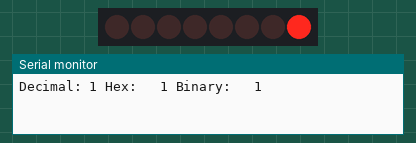
Bench run of a sketch on a simulated Arduino Uno, built with avr-gcc and run on an emulated ATmega328P. Parts: 8 shift-register outputs drawn as a row of LEDs (first output left, lit = HIGH), the last lines printed to the serial monitor. Wiring (inferred from the names in the program): shift register (74HC595): data pin 12; shift clock pin 9; latch pin 11. Wiring (inferred from the signals the program sends): row of LEDs: on Q0, Q1, Q2, Q3, Q4, Q5, Q6, Q7.

Above: at 0.1 s.
At 6.6 s:
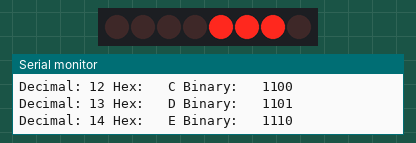
At 13.6 s:
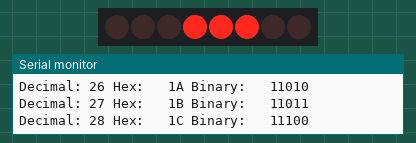
At 20.6 s:
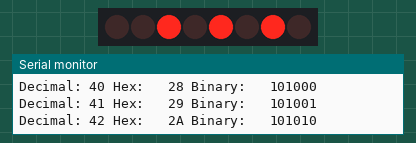
At 30.1 s:
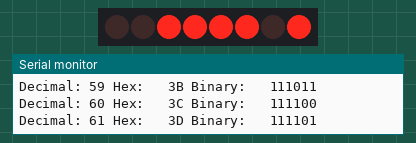
At 39.1 s:
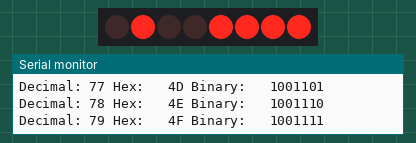
Timing chart, 0 to 40.0 s (numbered marks = the images above):
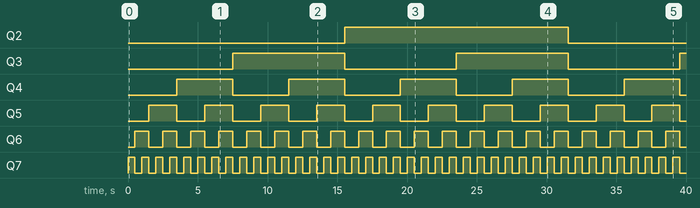

Measured:
- by itself, Q2: LOW → HIGH at 15.5 s, → LOW 16.0 s later
- by itself, Q3: alternates HIGH for 8.0 s and LOW for 8.0 s
- by itself, Q4: alternates HIGH for 4.0 s and LOW for 4.0 s
- by itself, Q5: alternates HIGH for 2.0 s and LOW for 2.0 s
- by itself, Q6: alternates HIGH for 1.0 s and LOW for 1.0 s
- by itself, Q7: alternates HIGH for 0.50 s and LOW for 0.50 s

The sketch:

74HC595HexadecimalCounter.ino
```cpp
int latchPin=11;
int clockPin=9;
int dataPin=12;
byte LEDs=0x0;
int dt=500;
void setup() {
  // put your setup code here, to run once:
  Serial.begin(9600);
  pinMode(latchPin,OUTPUT);
  pinMode(clockPin,OUTPUT);
  pinMode(dataPin,OUTPUT);
}

void loop() {
  // put your main code here, to run repeatedly:
  LEDs+=1;
  Serial.print("Decimal: ");
  Serial.print(LEDs,DEC);
  Serial.print(" Hex: ");
  Serial.print("  ");
  Serial.print(LEDs,HEX);
  Serial.print(" Binary: ");
  Serial.print("  ");
  Serial.println(LEDs,BIN);
  digitalWrite(latchPin,LOW);
  shiftOut(dataPin,clockPin,LSBFIRST,LEDs);
  digitalWrite(latchPin,HIGH);
  delay(dt);

}
```
